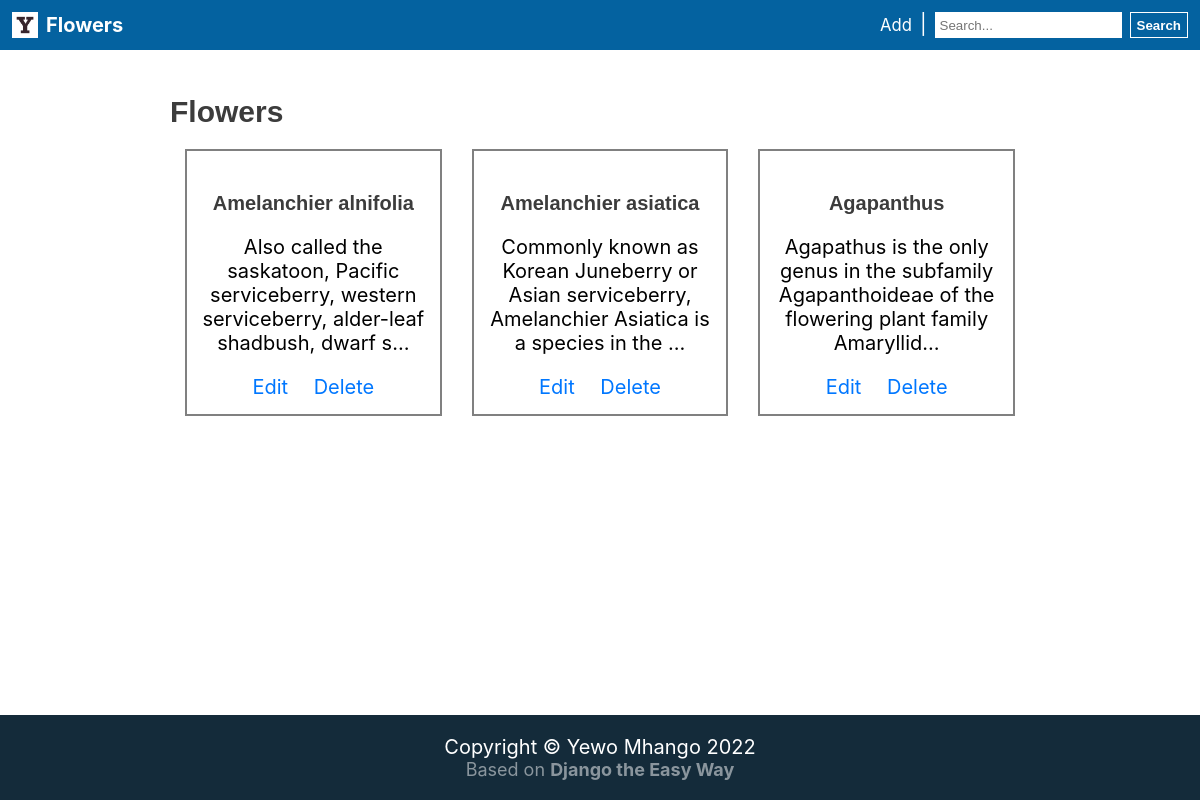
The app's page /, older data.
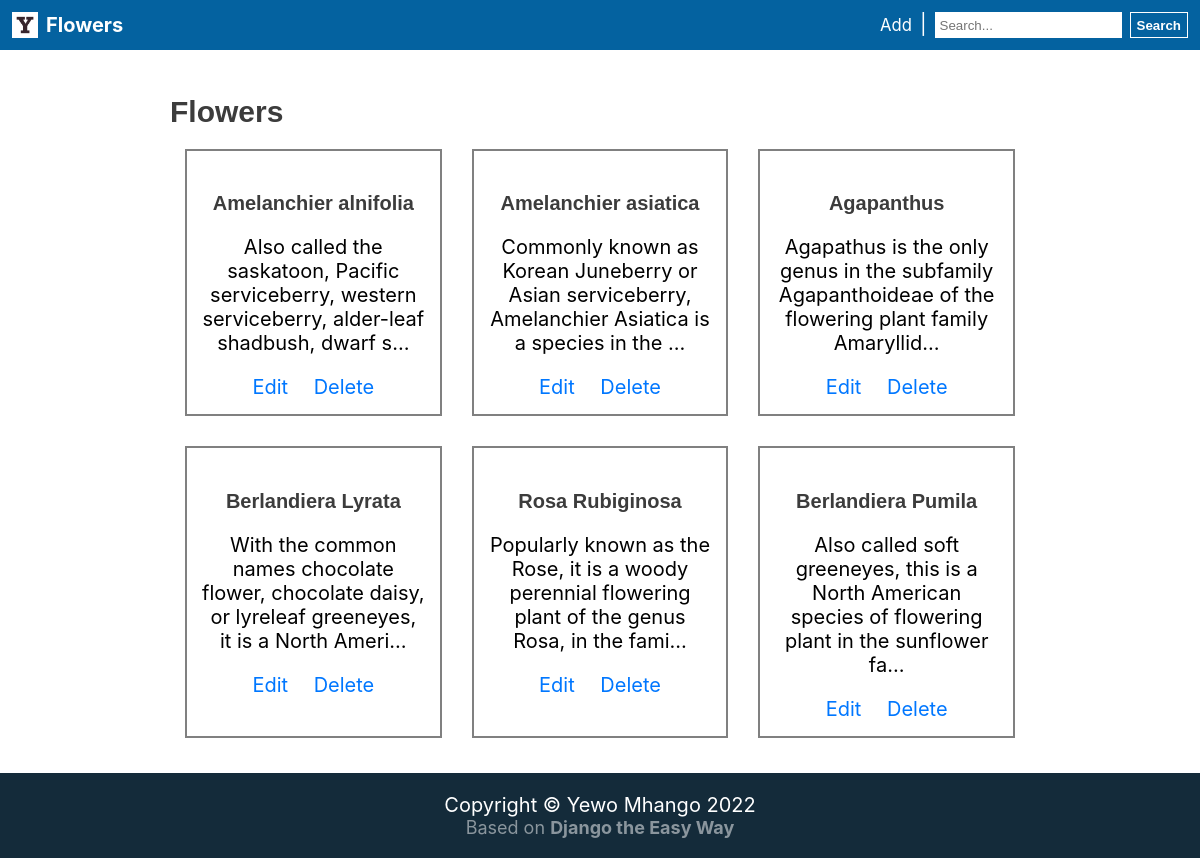
The same page, newer data.
### myapp/models.py (models this page shows, shortened)
class Flower(models.Model):
    title = models.CharField(max_length=255, default='')
    description = models.TextField(default='')
    slug = models.SlugField(blank=True, default='')
    category = models.ForeignKey(Category, null=True, on_delete=models.PROTECT)
    tags = models.ManyToManyField(Tag)

### myapp/views.py (the view)
# urls.py: path('', myapp_views.index, name='index'),
def index(request: HttpRequest):
    q = request.GET.get('q', None)
    if q == None or q == "":
        flowers = Flower.objects.all()
        page_title = "Flowers"
    elif q != None:
        flowers = Flower.objects.filter(title__contains=q)
        page_title = '“' + q + '” - search results'
    return render(request, "myapp/index.html", {'flowers': flowers, 'flower_count': flowers.count(), 'page_title': page_title})

### myapp/templates/myapp/index.html (shortened to what this page needs)
{% extends 'base/base.html' %} {% block content %}
<h2>{{ page_title }}</h2>
<div class="cards-container">
  {% for flower in flowers %}
  <div class="url-card" onclick="location=`{% url 'detail' flower.slug %}`">
    <h4 class="card-tile">{{ flower.title }}</h4>
    <p class="card-text">{{ flower.description | truncatechars:100 }}</p>
    <a href="{% url 'edit' pk=flower.pk %}" class="card-link">Edit</a>
    <a href="{% url 'delete' pk=flower.pk %}" class="card-link">Delete</a>
  </div>
  {% endfor %}
</div>
 {% endblock %}

### base/templates/base/base.html (shortened to what this page needs)
{% load static %}
<!DOCTYPE html>
<html lang="en">
  <head>
    <link rel="stylesheet" href="{% static 'base/css/site.css' %}" />
  </head>
  <body>
    <div>
      <nav>
        <a href="{% url 'index' %}" class="home-link">
          <img src="{% static 'base/favicon.ico' %}" alt="Yewo Favicon" />
          Flowers
        </a>
        <form action="/" method="get">
          <a href="{% url 'add' %}">Add</a>
          <span>|</span>
          <input
            id="q"
            name="q"
            value="{{ request.GET.q }}"
            type="search"
            placeholder="Search..."
            aria-label="Search"
          />
          <button type="submit">Search</button>
        </form>
      </nav>
      <main id="content">{% block content %} {% endblock %}</main>
    </div>
    <footer>
      <div class="main">Copyright &copy; Yewo Mhango 2022</div>
      <div class="subordinate">
        Based on
        <a href="https://samuli.to/Django-The-Easy-Way">Django the Easy Way</a>
      </div>
    </footer>
  </body>
</html>

### base/static/base/css/site.css (style rules this page uses)
* { box-sizing: border-box; transition: all 0.25s ease; }
h1, h2, h3, h4, h5, h6 { color: rgb(60, 60, 60); margin-bottom: 5px; font-family: Montserrat, sans-serif; }
button { cursor: pointer; }
body { font-family: -apple-system, BlinkMacSystemFont, "Segoe UI", Roboto, Oxygen, Cantarell, "Open Sans", "Helvetica Neue", Tahoma, Geneva, Verdana, sans-serif; font-size: 20px; min-height: 100vh; display: flex; flex-direction: column; justify-content: space-between; margin: 0; }
body > div > main#content { margin: 0 auto; padding: 20px; max-width: 900px; }
nav { background-color: rgb(4, 98, 160); height: 50px; padding: 12px; color: white; display: flex; flex-direction: row; justify-content: space-between; align-items: center; }
nav a.home-link img { height: 100%; margin-right: 8px; }
nav a.home-link { display: inline-flex; flex-direction: row; align-items: center; height: 100%; }
nav a, footer a { text-decoration: none; font-weight: bold; }
nav a, footer a { color: white; }
nav, footer { color: white; }
nav form { height: 100%; display: flex; flex-direction: row; align-items: center; }
nav form > * { height: 100%; margin-left: 8px; }
form a { font-weight: normal; font-size: smaller; display: flex; flex-direction: row; align-items: center; }
nav input { border: none; padding: 5px; }
nav form button { border: 1px white solid; background: transparent; color: white; font-weight: bold; }
footer { background-color: rgb(20, 43, 58); text-align: center; padding: 20px; }
footer .subordinate { opacity: 0.5; font-size: 0.9em; }
.url-card { text-align: center; border: 2px grey solid; padding: 15px; margin: 15px; cursor: pointer; }
a { color: rgb(0, 119, 255); text-decoration: none; }
.card-link { display: inline-block; margin-left: 10px; margin-right: 10px; }
.cards-container { display: grid; --columns: 1; grid-template-columns: repeat(var(--columns), 1fr); }
@media screen and (min-width: 700px) { .cards-container { --columns: 2; } }
@media screen and (min-width: 1200px) { .cards-container { --columns: 3; } }

Row changes from the older to the newer data that the page shows:
added Flower: title "Berlandiera Lyrata", description "With the common names chocolate flower, chocolate daisy, or lyreleaf greeneyes, it is a North Ameri…"
added Flower: title "Rosa Rubiginosa", description "Popularly known as the Rose, it is a woody perennial flowering plant of the genus Rosa, in the fami…"
added Flower: title "Berlandiera Pumila", description "Also called soft greeneyes, this is a North American species of flowering plant in the sunflower fa…"
